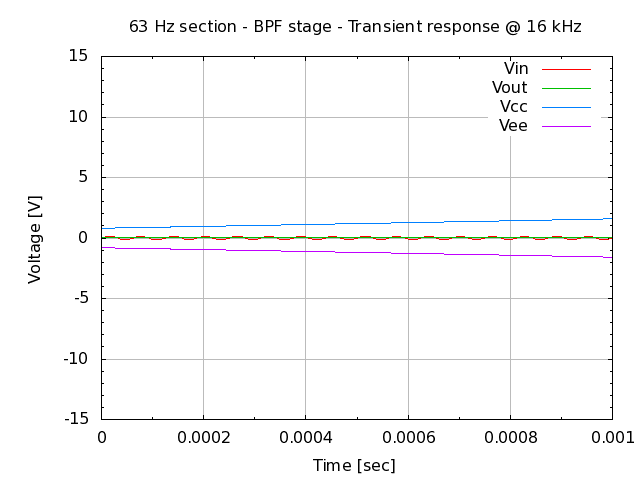

This figure's gnuplot source:
# set terminal
set term png

# set graph
set output "26.000.00.02.20-2.png"
set title "63 Hz section - BPF stage - Transient response @ 16 kHz"

# setup Y-axis
set yrange [-15:15]
set grid ytics lt 1 lw 1 lc rgb "#bbbbbb"
set mytics
set ylabel "Voltage [V]"

# setup X-axis
set grid xtics lt 1 lw 1 lc rgb "#bbbbbb"
set mxtics
set  xrange [0:0.001]
set xlabel "Time [sec]"

# setup plot style
set style data lines
plot '26.000.00.02.20.dat' using 1:2 title "Vin", \
     '26.000.00.02.20.dat' using 1:3 title "Vout", \
     '26.000.00.02.20.dat' using 1:4 title "Vcc", \
     '26.000.00.02.20.dat' using 1:5 title "Vee"

# set output back to default
set output

# reset terminal type
set terminal pop
